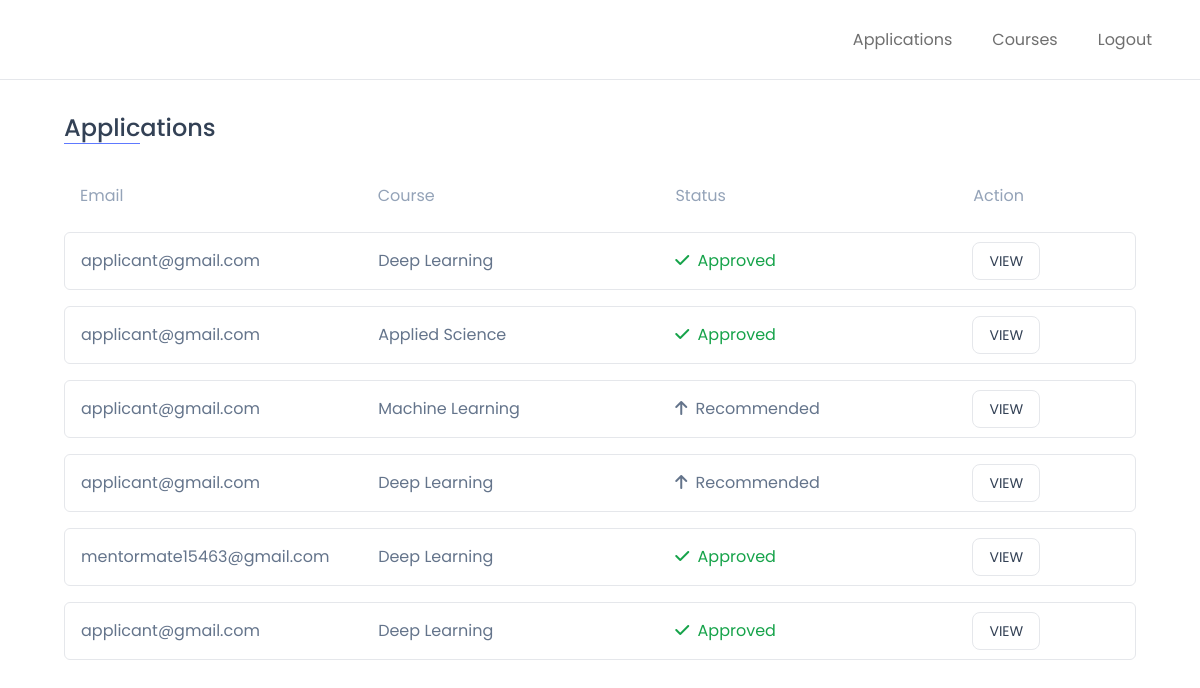
The app's page /committee_members/ (signed in) with its own data.
### core/models.py (models this page shows, shortened)
class Application(models.Model):
    SUBMITTED = "SUBMITTED"
    RECOMMENDED = "RECOMMENDED"
    APPROVED = "APPROVED"
    DISAPPROVED = "DISAPPROVED"
    STATUS_CHOICES = (
        (SUBMITTED, "Submitted"),
        (RECOMMENDED, "Recommended"),
        (APPROVED, "Approved"),
        (DISAPPROVED, "Disapproved"),
    )
    user = models.ForeignKey("accounts.UserAccount",on_delete=models.CASCADE)
    course = models.ForeignKey("core.Course", on_delete=models.CASCADE)
    cv1 = models.FileField(upload_to="CVs/", max_length=100)
    cv2 = models.FileField(upload_to="CVs/", max_length=100, null=True, blank=True)
    cv3 = models.FileField(upload_to="CVs/", max_length=100, null=True, blank=True)
    cv4 = models.FileField(upload_to="CVs/", max_length=100, null=True, blank=True)
    certificate1 = models.FileField(upload_to="CVs/", max_length=100, null=True, blank=True)
    certificate2 = models.FileField(upload_to="CVs/", max_length=100, null=True, blank=True)
    certificate3 = models.FileField(upload_to="CVs/", max_length=100, null=True, blank=True)
    certificate4 = models.FileField(upload_to="CVs/", max_length=100, null=True, blank=True)
    box1 = models.BooleanField(default=False)
    box2 = models.BooleanField(default=False)
    box3 = models.BooleanField(default=False)
    box4 = models.BooleanField(default=False)
    box5 = models.BooleanField(default=False)
    box6 = models.BooleanField(default=False)
    box7 = models.BooleanField(default=False)
    box8 = models.BooleanField(default=False)
    recommended = models.BooleanField(default=False)
    has_experience = models.BooleanField()
    message = models.TextField()
    status = models.CharField(choices=STATUS_CHOICES, default=SUBMITTED, max_length=15)
    approved_by = models.ManyToManyField("accounts.UserAccount", related_name="approved_applications", blank=True)
    disapproved_by = models.ManyToManyField("accounts.UserAccount", related_name="disapproved_applications", blank=True)
    liked_by = models.ManyToManyField("accounts.UserAccount", related_name="liked_applications", blank=True)
    disliked_by = models.ManyToManyField("accounts.UserAccount", related_name="disliked_applications", blank=True)

class Course(models.Model):
    position = models.CharField(max_length=50)
    description = models.TextField()
    def __str__(self) -> str:
        return self.position

### accounts/models.py (models this page shows, shortened)
class UserAccount(AbstractBaseUser):
    APPLICANT = "APPLICANT"
    STAFF = "STAFF"
    COMMITTEE_MEMBER = "COMMITTEE_MEMBER"
    INSTRUCTOR = "INSTRUCTOR"
    ADMIN = "ADMIN"
    USER_TYPE_CHOICES = (
        (APPLICANT, "Applicant"),
        (STAFF, "Staff"),
        (COMMITTEE_MEMBER, "Committee Member"),
        (INSTRUCTOR, "Instructor"),
        (ADMIN, "Admin"),
    )
    email = models.EmailField(max_length=254, unique=True)
    full_name = models.CharField(max_length=50)
    is_verified_user = models.BooleanField(default=False)
    user_type = models.CharField(choices=USER_TYPE_CHOICES, max_length=50, default=APPLICANT)
    verified_email = models.BooleanField(default=False)
    email_auth_token = models.CharField(max_length=12, blank=True)
    is_active = models.BooleanField(default = True)
    is_admin = models.BooleanField(default = False)
    is_staff = models.BooleanField(default = False)
    is_superuser = models.BooleanField(default = False)
    USERNAME_FIELD = 'email'
    objects = UserAccountManager()
    class Meta:
        db_table = "useraccounts"
    def __str__(self):
        return str(self.email)
    @property
    def is_staff(self):
        "Is the user a member of staff?"
        return self.is_admin

### committee_members/views.py (the view)
# urls.py: path('', views.home, name="home"),
@login_required
@user_passes_test(is_committee_member, login_url="/")
@user_passes_test(is_verified, login_url="/not_verified_user/")
def home(request):
    application_list = Application.objects.filter(recommended=True)
    context = {
        'application_list': application_list,
    }
    return render(request, "committee_members/home.html", context)

### committee_members/views.py (called while the page is built)
def is_verified(user):
    return user.is_verified_user

def is_committee_member(user):
    return user.user_type == user.COMMITTEE_MEMBER

### committee_members/templates/committee_members/home.html
{% extends "d_staffs/_base.html" %}
{% block main %}
<div class="mycontainer group/container">
    <h1 class="fancy-headline relative inline-block text-slate-700 text-2xl font-medium">Applications</h1>
    {% include "components/_application_list.html" %}
</div>
{% endblock main %}

### templates/components/_application_list.html
<div class="flex flex-col gap-4 py-8">
    <div class="group/card flex w-full gap-1 px-4 py-2 rounded-md ">
        <span class=" text-slate-400 flex-[2] ">Email</span>
        <span class="text-slate-400 flex-[2] ">Course</span>
        <span class="text-slate-400 flex-[2] ">Status</span>
        <span class=" text-slate-400 flex-[1]">Action</span>
    </div>
    {% for application in application_list %}
    <div class="group/card flex w-full gap-1 p-4 rounded-md border duration-300">
        <span class=" text-slate-500 flex-[2] ">{{application.user}}</span>
        <span class="text-slate-500 flex-[2] ">{{application.course}}</span>
            {% if application.status == "SUBMITTED" %}
            <span class="flex-[2] text-slate-600">
                <i class="fa-solid fa-file pr-1"></i> {{application.get_status_display}}
            </span>
            {% elif application.status == "RECOMMENDED" %}
            <span class="flex-[2] text-slate-500">
                <i class="fa-solid fa-arrow-up pr-1"></i> {{application.get_status_display}}
            </span>
            {% elif application.status == "APPROVED" %}
            <span class="flex-[2] text-green-600">
                <i class="fa-solid fa-check pr-1"></i> {{application.get_status_display}}
            </span>
            {% elif application.status == "DISAPPROVED" %}
            <span class="flex-[2] text-red-600">
                <i class="fa-solid fa-x pr-1"></i> {{application.get_status_display}}
            </span>
            {% endif %}
        <span class=" text-slate-500 flex-[1] group-hover/card:text-slate-700">
            <a href="
                {% if request.user.user_type == "STAFF" %}
                    {% url "staff_check_application" application_id=application.id %}
                {% elif request.user.user_type == "COMMITTEE_MEMBER" %}
                    {% url "committee_check_application" application_id=application.id %}
                {% elif request.user.user_type == "INSTRUCTOR" %}
                    {% url "instructor_check_application" application_id=application.id %}
                {% elif request.user.user_type == "ADMIN" %}
                    {% url "admin_check_application" application_id=application.id %}
                {% endif %}
            "
            class="btn-secondary">VIEW</a>
        </span>
    </div>
    {% endfor %}
</div>

### static/css/base.css (style rules this page uses)
:root { --nav-height: 5rem; --full-height: calc(100vh - var(--nav-height)); --color-primary: #eb1d1d; --color-primary-hover: #ff3a3a; --color-primary-dark: #427C00; --color-primary-light: #d6ffa8; --color-primary-light-hv: #baf379; --color-dark: #142500; --color-dark-hover: #1b3101; --color-light: #515151; --color-danger: #dc3545; --grey: #6F6F6F; --light-grey: #9A9A9A; --radius-full: 100rem; --radius-xl: 1rem; --radius-l: 0.75rem; --radius-m: 0.5rem; --radius-sm: 0.35rem; }
* { margin: 0px; padding: 0px; box-sizing: border-box; font-family: 'Poppins', sans-serif; color: var(--text-color-body); }

### records on screen
Application: user "applicant@gmail.com", course "Deep Learning", status "Approved"
Application: user "applicant@gmail.com", course "Applied Science", status "Approved"
Application: user "applicant@gmail.com", course "Machine Learning", status "Recommended"
Application: user "applicant@gmail.com", course "Deep Learning", status "Recommended"
Application: user "mentormate15463@gmail.com", course "Deep Learning", status "Approved"
Application: user "applicant@gmail.com", course "Deep Learning", status "Approved"
